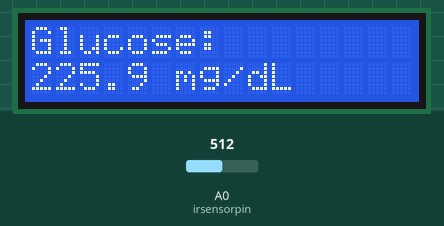
Recording of a sketch running on a simulated Arduino Mega 2560, built with avr-gcc and run on an emulated ATmega2560. Parts: 16×2 character LCD. The inputs (shaded band) are chosen by the test bench; at power-on: A0 (irsensorpin) = 512. What the sketch prints to the serial monitor is not drawn.

Above: at 2.7 s.
2.8 s: A0 (irsensorpin) set to 716
At 4.7 s:
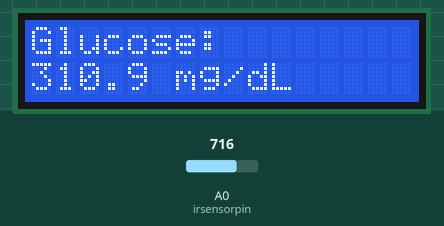
5.1 s: A0 (irsensorpin) set to 900
At 6.8 s:
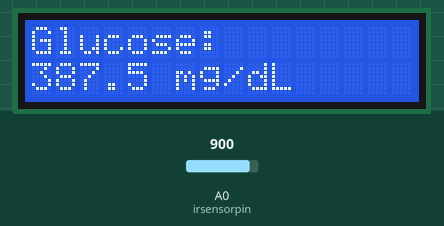
7.2 s: A0 (irsensorpin) set to 1023
At 8.9 s:
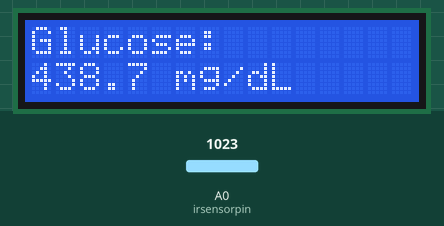
Timing chart, 0 to 10.4 s (numbered marks = the images above; inputs shaded):
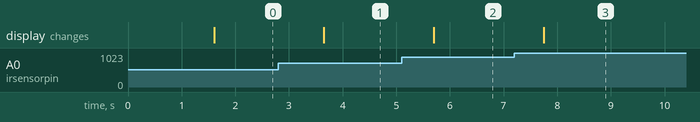

The sketch:

code.ino
```cpp
#include <Wire.h>
#include <LiquidCrystal_I2C.h>
// values through regression
float m = 85.2;
float c = 12.7;

// LCD setup (I2C address 0x27, 16x2 display)
LiquidCrystal_I2C lcd(0x27, 16, 2);

// Sensor pin
int irsensorpin = A0;

void setup() {
  Serial.begin(9600);     // For Serial Monitor (debugging)
  Serial1.begin(9600);    // For Bluetooth communication

  lcd.init();             // Initialize LCD
  lcd.backlight();        // Turn on backlight

  // Welcome message
  lcd.setCursor(0, 0);
  lcd.print("IR Glucometer");
  delay(1500);
  lcd.clear();
}

void loop() {

  // Step 1: Read sensor value (0–1023)
  int rawvalue = analogRead(irsensorpin);

  // Step 2: Convert to voltage (0–5V)
  float voltage = (rawvalue * 5.0) / 1023.0;

  // Step 3: Apply calibration equation
  float glucose = (m * voltage) + c;

  // Step 4: Display on LCD
  lcd.clear();
  lcd.setCursor(0, 0);
  lcd.print("Glucose:");
  lcd.setCursor(0, 1);
  lcd.print(glucose, 1);   // 1 decimal place
  lcd.print(" mg/dL");

  // Step 5: Send via Bluetooth
  Serial1.print("Glucose: ");
  Serial1.print(glucose, 1);
  Serial1.println(" mg/dL");

  // Step 6: Debug output (optional)
  Serial.print("Voltage: ");
  Serial.print(voltage);
  Serial.print(" V  | Glucose: ");
  Serial.print(glucose);
  Serial.println(" mg/dL");

  delay(1000);  // 1 second delay
}
```

Measured:
- after the input at 2.8 s, the display: changes after 0.85 s (image 1)
- after the input at 5.1 s, the display: changes after 0.60 s (image 2)
- after the input at 7.2 s, the display: changes after 0.55 s (image 3)
